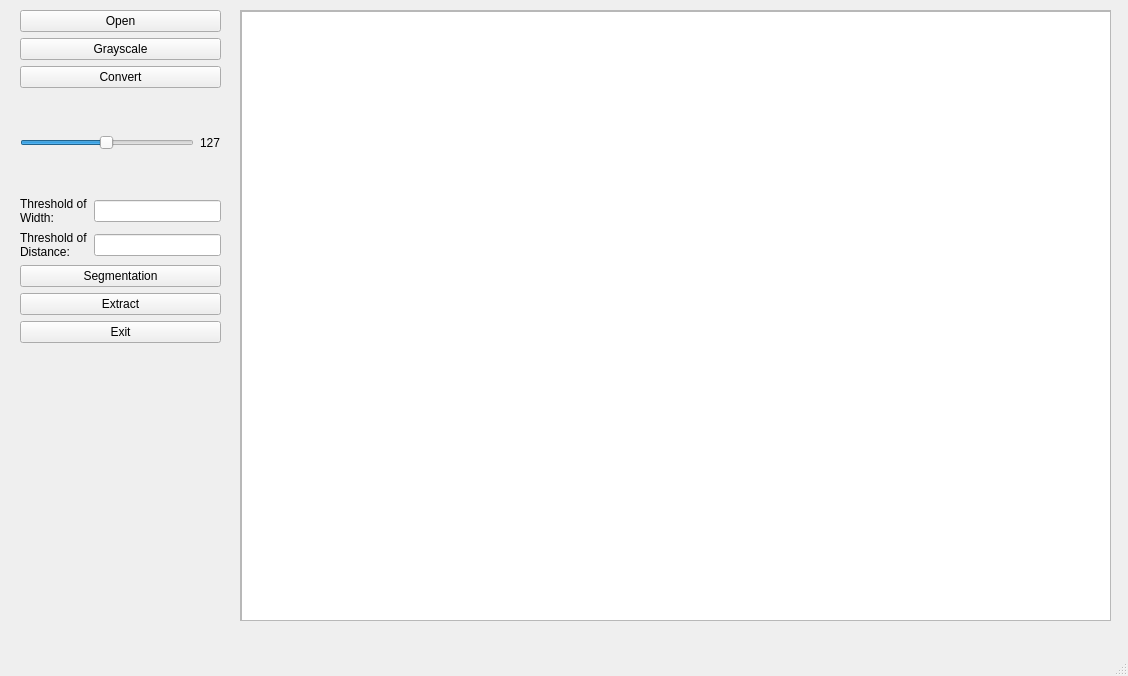
<?xml version="1.0" encoding="UTF-8"?>
<ui version="4.0">
 <class>MainWindow</class>
 <widget class="QMainWindow" name="MainWindow">
  <property name="geometry">
   <rect>
    <x>0</x>
    <y>0</y>
    <width>1128</width>
    <height>676</height>
   </rect>
  </property>
  <property name="windowTitle">
   <string>Chinese Calligraphy Segmentation Tool</string>
  </property>
  <widget class="QWidget" name="centralwidget">
   <widget class="QWidget" name="verticalLayoutWidget">
    <property name="geometry">
     <rect>
      <x>20</x>
      <y>10</y>
      <width>201</width>
      <height>333</height>
     </rect>
    </property>
    <layout class="QVBoxLayout" name="verticalLayout">
     <item>
      <widget class="QPushButton" name="open_btn">
       <property name="text">
        <string>Open</string>
       </property>
      </widget>
     </item>
     <item>
      <layout class="QVBoxLayout" name="verticalLayout_3">
       <item>
        <widget class="QPushButton" name="grayscale_btn">
         <property name="text">
          <string>Grayscale</string>
         </property>
        </widget>
       </item>
       <item>
        <widget class="QPushButton" name="convert_btn">
         <property name="text">
          <string>Convert</string>
         </property>
        </widget>
       </item>
       <item>
        <layout class="QHBoxLayout" name="horizontalLayout_3">
         <item>
          <widget class="QSlider" name="binary_threshold_slider">
           <property name="maximum">
            <number>255</number>
           </property>
           <property name="value">
            <number>127</number>
           </property>
           <property name="orientation">
            <enum>Qt::Horizontal</enum>
           </property>
          </widget>
         </item>
         <item>
          <widget class="QLabel" name="threshold_label">
           <property name="text">
            <string>127</string>
           </property>
          </widget>
         </item>
        </layout>
       </item>
      </layout>
     </item>
     <item>
      <layout class="QHBoxLayout" name="horizontalLayout_2">
       <item>
        <widget class="QLabel" name="label_3">
         <property name="text">
          <string>Threshold of 
Width:</string>
         </property>
        </widget>
       </item>
       <item>
        <widget class="QLineEdit" name="thre_width_ledit"/>
       </item>
      </layout>
     </item>
     <item>
      <layout class="QHBoxLayout" name="horizontalLayout">
       <item>
        <widget class="QLabel" name="label">
         <property name="text">
          <string>Threshold of 
Distance:</string>
         </property>
        </widget>
       </item>
       <item>
        <widget class="QLineEdit" name="thre_dist_ledit"/>
       </item>
      </layout>
     </item>
     <item>
      <widget class="QPushButton" name="segmentation_btn">
       <property name="text">
        <string>Segmentation</string>
       </property>
      </widget>
     </item>
     <item>
      <widget class="QPushButton" name="extract_btn">
       <property name="text">
        <string>Extract</string>
       </property>
      </widget>
     </item>
     <item>
      <widget class="QPushButton" name="exit_btn">
       <property name="text">
        <string>Exit</string>
       </property>
      </widget>
     </item>
    </layout>
   </widget>
   <widget class="QScrollArea" name="scrollArea">
    <property name="geometry">
     <rect>
      <x>240</x>
      <y>10</y>
      <width>871</width>
      <height>611</height>
     </rect>
    </property>
    <property name="widgetResizable">
     <bool>true</bool>
    </property>
    <widget class="QWidget" name="scrollAreaWidgetContents">
     <property name="geometry">
      <rect>
       <x>0</x>
       <y>0</y>
       <width>869</width>
       <height>609</height>
      </rect>
     </property>
     <widget class="QGraphicsView" name="image_gview">
      <property name="geometry">
       <rect>
        <x>0</x>
        <y>0</y>
        <width>871</width>
        <height>611</height>
       </rect>
      </property>
     </widget>
    </widget>
   </widget>
  </widget>
  <widget class="QMenuBar" name="menubar">
   <property name="geometry">
    <rect>
     <x>0</x>
     <y>0</y>
     <width>1128</width>
     <height>22</height>
    </rect>
   </property>
  </widget>
  <widget class="QStatusBar" name="statusbar"/>
 </widget>
 <resources/>
 <connections/>
</ui>
